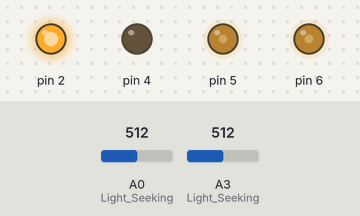
A sketch run on a simulated Arduino Uno, built with avr-gcc and run on an emulated ATmega328P. Shown: output pins drawn as LEDs (lit = HIGH). Inputs (shaded band) come from the test bench; at power-on: A0 (Light_Seeking) = 512, A3 (Light_Seeking) = 512.

Above: at 1.2 s.
1.3 s: A0 (Light_Seeking) set to 306
At 1.8 s:
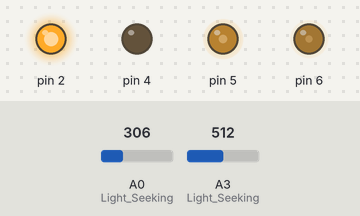
2.8 s: A3 (Light_Seeking) set to 122
At 4.0 s:
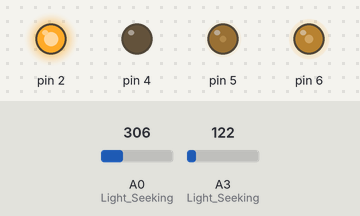
4.3 s: A3 (Light_Seeking) set to 0
At 5.3 s:
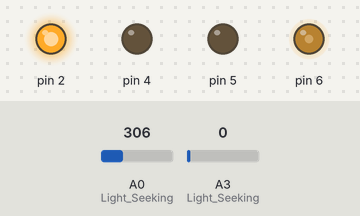
5.8 s: A0 (Light_Seeking) set to 11
7.3 s: A0 (Light_Seeking) set to 8
At 7.6 s:
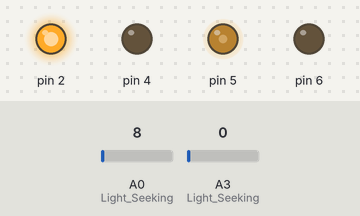
8.8 s: A0 (Light_Seeking) set to 65
At 9.9 s:
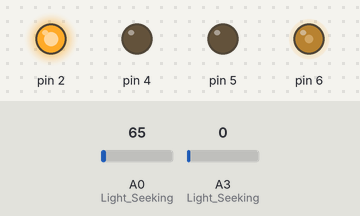
Timing chart, 0 to 11.3 s (numbered marks = the images above; inputs shaded):
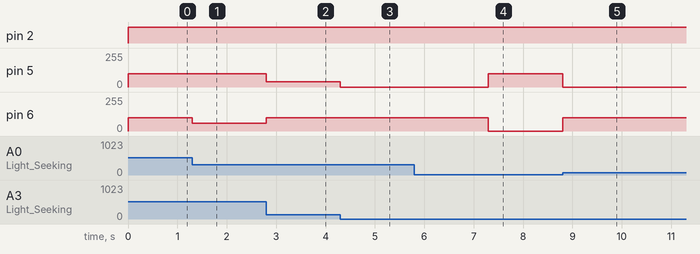

Measured:
- the behaviour switches between 10 and 9 on A0 (Light_Seeking) (found by bisection; images 3 and 4)
- after the input at 1.3 s, pin 6: 100/255 → 57/255 at once
- after the input at 2.8 s, pin 5: 100/255 → 40/255 at once; pin 6: 57/255 → 100/255 at once
- after the input at 4.3 s, pin 5: 40/255 → 0/255 at once
- after the input at 5.8 s, every drawn part: stays the same
- after the input at 7.3 s, pin 5: 0/255 → 100/255 at once; pin 6: 100/255 → 0/255 at once
- after the input at 8.8 s, pin 5: 100/255 → 0/255 at once; pin 6: 0/255 → 100/255 at once

The sketch:

light-seeking.ino
```cpp
#include <Arduino.h>

volatile float Left_photosensitive;
volatile float Right_photosensitive;
volatile int Lightseeking_Degree;
volatile float f;
volatile int speed_value;

void Light_Seeking() {
  Left_photosensitive = analogRead(A3) / 10;
  Right_photosensitive = analogRead(A0) / 10;
  if (Left_photosensitive > 55 && Right_photosensitive > 55) {
    digitalWrite(2,LOW);
    analogWrite(5,0);
    digitalWrite(4,HIGH);
    analogWrite(6,0);

  } else {
    if (Left_photosensitive > Right_photosensitive) {
      Lightseeking_Degree = ((float)(Right_photosensitive / Left_photosensitive)) * 90;

    } else if (Left_photosensitive <= Right_photosensitive) {
      Lightseeking_Degree = 180 - ((float)(Left_photosensitive / Right_photosensitive)) * 90;
    }

    // LEFT
    if (Lightseeking_Degree < 90) {
      f = ((float)(Lightseeking_Degree)) / 90;
      digitalWrite(2,HIGH);
      analogWrite(5,speed_value);
      digitalWrite(4,LOW);
      analogWrite(6,(speed_value * f));

    }
    // RIGHT
    if (Lightseeking_Degree > 90) {
      f = ((float)(180 - Lightseeking_Degree)) / 90;
      digitalWrite(2,HIGH);
      analogWrite(5,(speed_value * f));
      digitalWrite(4,LOW);
      analogWrite(6,speed_value);

    }
    // FORWARD
    if (Lightseeking_Degree == 90) {
      f = ((float)(Lightseeking_Degree)) / 90;
      digitalWrite(2,HIGH);
      analogWrite(5,speed_value);
      digitalWrite(4,LOW);
      analogWrite(6,speed_value);

    }

  }
}

void setup(){
  Left_photosensitive = 0;
  Right_photosensitive = 0;
  Lightseeking_Degree = 0;
  f = 0;
  speed_value = 100;
  Serial.begin(9600);
  pinMode(A3, INPUT);
  pinMode(A0, INPUT);
  pinMode(2, OUTPUT);
  pinMode(5, OUTPUT);
  pinMode(4, OUTPUT);
  pinMode(6, OUTPUT);
}

void loop(){
  Light_Seeking();

}
```
